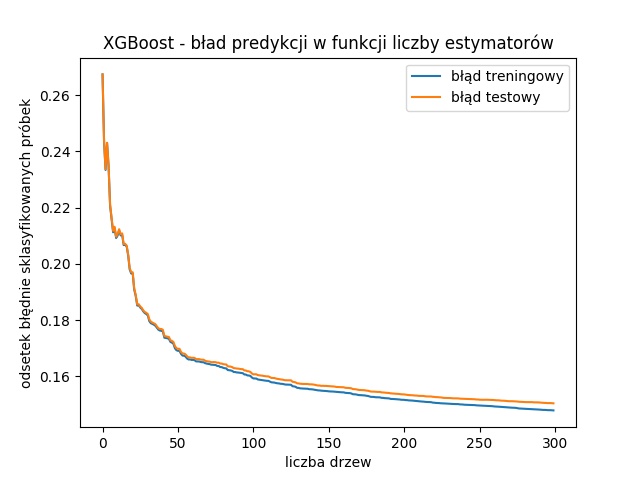

This chart was generated by the following Python code:
#!/usr/bin/env python3.6

import xgboost as xgb
from calc import *
import pickle
import matplotlib.pyplot as plt

# Load and transform data into sets 
def loadData():
    # directory = '/home/jasiek/Desktop/Studia/PracaMagisterska/Nema_Image_Quality/'
    directory = '/mnt/opt/groups/jpet/NEMA_Image_Quality/3000s/'
    fileName = 'NEMA_IQ_384str_N0_1000_COINCIDENCES_part00'
    global df, X_train, X_test, y_train, y_test
    df, X_train, X_test, y_train, y_test = createLearningBatches(directory + fileName, 10000000)
    y_train = np.ravel(y_train)
    y_test = np.ravel(y_test)

# Load and transform data into sets 
loadData()
# Load model
bestXGB = pickle.load(open('XGB10e7/bestXGB.dat', 'rb'))
maxEstimators = 300
bestXGB.set_params(**{'n_estimators':maxEstimators})
# Train and test the model
eval_set  = [( X_train, y_train), ( X_test, y_test)]
results = {}
bestXGB.fit(
    X_train, y_train, 
    eval_set = eval_set,
    callbacks = [xgb.callback.record_evaluation(results)]
)
# Plot the results
n = range(maxEstimators)
plt.plot(n, results['validation_0']['error'], label = "błąd treningowy")
plt.plot(n, results['validation_1']['error'], label = "błąd testowy")
plt.xlabel("liczba drzew")
plt.ylabel("odsetek błędnie sklasyfikowanych próbek")
plt.title("XGBoost - bład predykcji w funkcji liczby estymatorów")
plt.legend(loc = "upper right")
plt.savefig("xgbEstimators.png")
